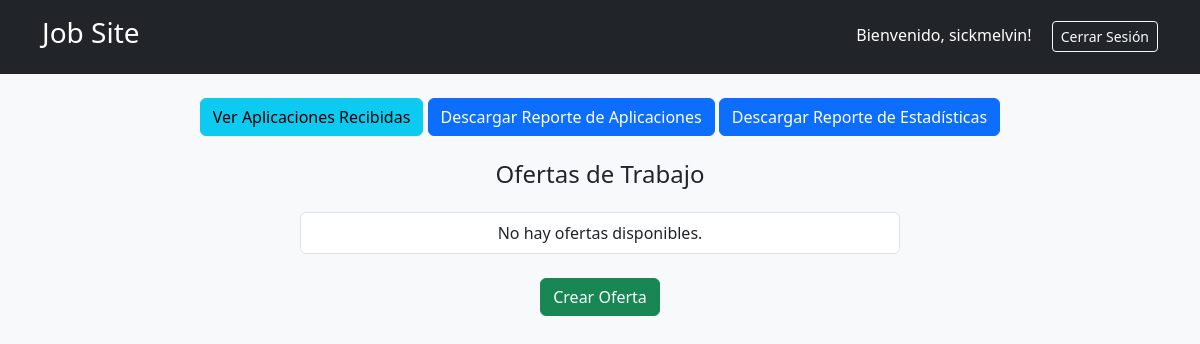
The app's page / (signed in), older data.
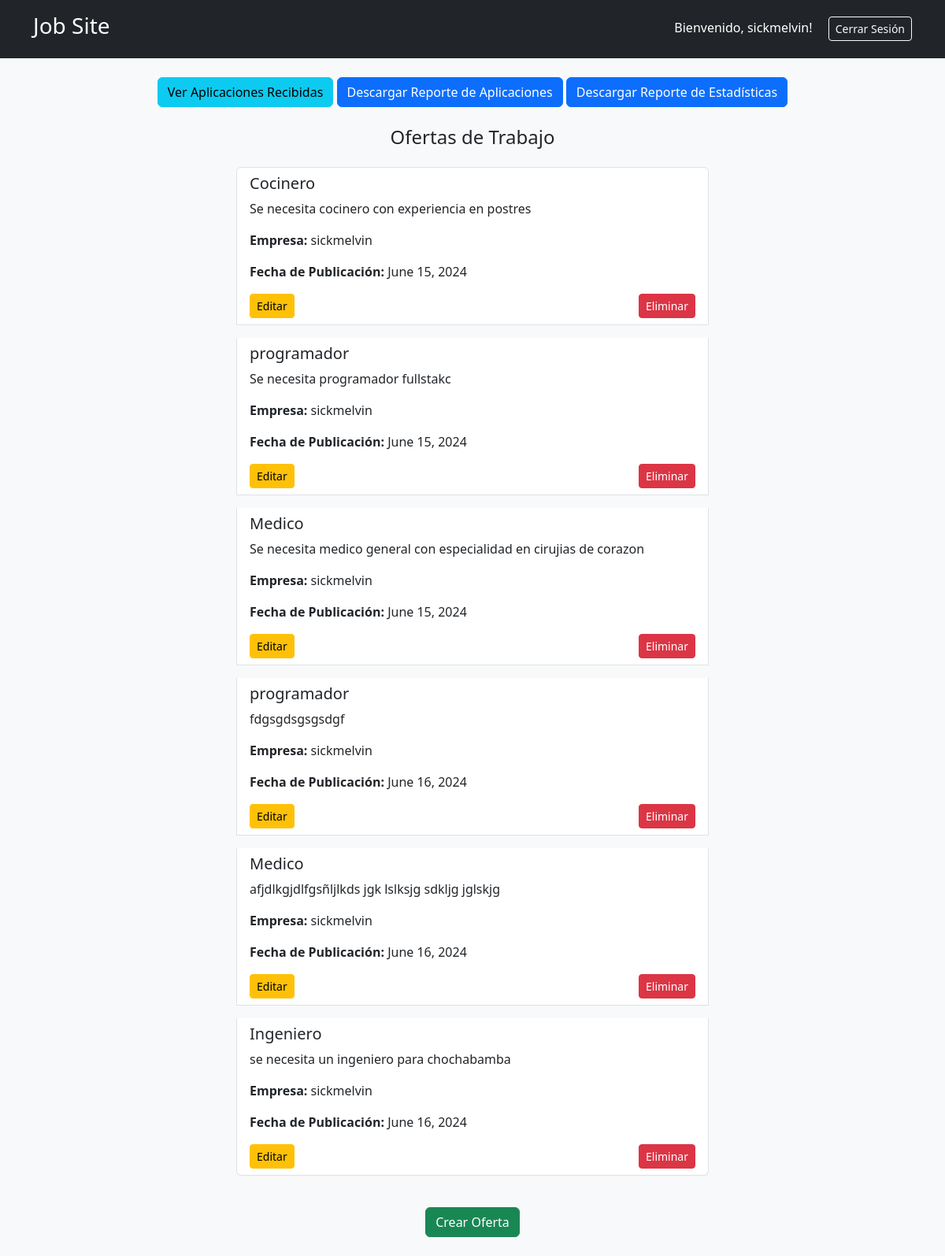
The same page, newer data.
### jobs/models.py (models this page shows)
class CustomUser(AbstractUser):
    is_empresa = models.BooleanField(default=False)
    is_postulante = models.BooleanField(default=False)
    groups = models.ManyToManyField(
        Group,
        related_name='customuser_set',  # Cambiar related_name
        blank=True,
        help_text=('The groups this user belongs to. A user will get all permissions '
                   'granted to each of their groups.'),
        related_query_name='customuser'
    )
    user_permissions = models.ManyToManyField(
        Permission,
        related_name='customuser_set',  # Cambiar related_name
        blank=True,
        help_text='Specific permissions for this user.',
        related_query_name='customuser'
    )

class Oferta(models.Model):
    empresa = models.ForeignKey(Empresa, on_delete=models.CASCADE)
    titulo = models.CharField(max_length=255)
    descripcion = models.TextField()
    fecha_publicacion = models.DateField(auto_now_add=True)
    postulantes = models.ManyToManyField(Postulante, blank=True, related_name='ofertas')

class Empresa(models.Model):
    user = models.OneToOneField(CustomUser, on_delete=models.CASCADE)
    nombre = models.CharField(max_length=255)
    direccion = models.CharField(max_length=255)

### jobs/views.py (the view)
# urls.py: path('', index, name='index'),
@never_cache
@login_required
def index(request):
    if request.user.is_empresa:
        empresa = Empresa.objects.get(user=request.user)
        ofertas = Oferta.objects.filter(empresa=empresa)
    else:
        ofertas = Oferta.objects.all()
    return render(request, 'index.html', {'ofertas': ofertas})

### jobs/templates/index.html (shortened to what this page needs)
<!DOCTYPE html>
<html lang="es">
<head>
    <link href="https://cdn.jsdelivr.net/npm/bootstrap@5.3.3/dist/css/bootstrap.min.css" rel="stylesheet">
</head>
<body class="bg-light">
    <header class="bg-dark text-white py-3">
        <div class="container">
            <div class="d-flex justify-content-between align-items-center">
                <h1 class="h3">Job Site</h1>
                <nav>
                    {% if user.is_authenticated %}
                        <span class="me-3">Bienvenido, {{ user.username }}!</span>
                        <a href="{% url 'logout' %}" class="btn btn-outline-light btn-sm">Cerrar Sesión</a>
                    {% endif %}
                </nav>
            </div>
        </div>
    </header>
    <main class="container my-4">
        <div class="text-center mb-4">
            {% if user.is_empresa %}
                <a href="{% url 'view-applications' %}" class="btn btn-info">Ver Aplicaciones Recibidas</a>
                <a href="{% url 'reporte_aplicaciones' %}" class="btn btn-primary">Descargar Reporte de Aplicaciones</a>
                <a href="{% url 'reporte_estadisticas' %}" class="btn btn-primary">Descargar Reporte de Estadísticas</a>
            {% endif %}
        </div>
        <h2 class="h4 text-center mb-4">Ofertas de Trabajo</h2>
        <div class="d-flex flex-column align-items-center">
            <ul class="list-group w-100" style="max-width: 600px;">
                {% for oferta in ofertas %}
                <li class="list-group-item mb-3">
                    <h3 class="h5">{{ oferta.titulo }}</h3>
                    <p>{{ oferta.descripcion }}</p>
                    <p><strong>Empresa:</strong> {{ oferta.empresa.user.username }}</p>
                    <p><strong>Fecha de Publicación:</strong> {{ oferta.fecha_publicacion }}</p>
                    <div class="d-flex justify-content-between">
                        {% if user.is_authenticated and user.empresa == oferta.empresa %}
                            <a href="{% url 'edit-offer' oferta.id %}" class="btn btn-warning btn-sm">Editar</a>
                            <a href="{% url 'delete-offer' oferta.id %}" class="btn btn-danger btn-sm">Eliminar</a>
                        {% endif %}
                    </div>
                </li>
                {% empty %}
                <li class="list-group-item text-center">No hay ofertas disponibles.</li>
                {% endfor %}
            </ul>
        </div>
        {% if user.is_authenticated and user.is_empresa %}
            <div class="text-center mt-4">
                <a href="{% url 'crear_oferta' %}" class="btn btn-success">Crear Oferta</a>
            </div>
        {% endif %}
    </main>
</body>
</html>

Row changes from the older to the newer data that the page shows:
added Oferta: titulo "Cocinero", descripcion "Se necesita cocinero con experiencia en postres", empresa.user.username "sickmelvin", fecha_publicacion "June 15, 2024", shows "Editar"
added Oferta: titulo "programador", descripcion "Se necesita programador fullstakc", empresa.user.username "sickmelvin", fecha_publicacion "June 15, 2024", shows "Editar"
added Oferta: titulo "Medico", descripcion "Se necesita medico general con especialidad en cirujias de corazon", empresa.user.username "sickmelvin", fecha_publicacion "June 15, 2024", shows "Editar"
added Oferta: titulo "programador", descripcion "fdgsgdsgsgsdgf", empresa.user.username "sickmelvin", fecha_publicacion "June 16, 2024", shows "Editar"
added Oferta: titulo "Medico", descripcion "afjdlkgjdlfgsñljlkds jgk lslksjg sdkljg jglskjg", empresa.user.username "sickmelvin", fecha_publicacion "June 16, 2024", shows "Editar"
added Oferta: titulo "Ingeniero", descripcion "se necesita un ingeniero para chochabamba", empresa.user.username "sickmelvin", fecha_publicacion "June 16, 2024", shows "Editar"
Text that changed along with them:
text no longer shown: "No hay ofertas disponibles."
